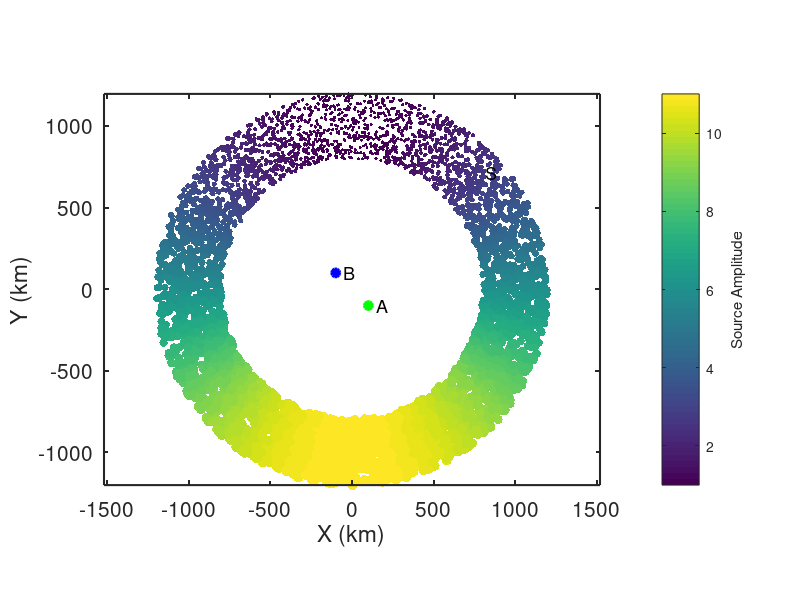

MATLAB code to generate this figure: (Note: this script raises an error after producing the figure.)
% Simulate ambient noise within a homogeneous, isotropic, acoustic half-space 
% for random sources that form a finite-width donut with an azimuthal
% dependence to source amplitude.
%
% jbrussell - 7/2023

clear; close all;

addpath('../functions/');

dx = 10; % km
x = [-1000:dx:1000]; % km
y = [-1000:dx:1000]; % km
dt = 1; % sec
Ndays = 10;
t = [0:dt:60*60]; % [sec] daily time axis

% Location of virtual source (A)
x_Asrc = 100; % km
y_Asrc = -100; % km

% Location of receiver (B)
x_Brec = -100; % km
y_Brec = 100; % km

% Location of "source" ring (S)
N_sources = 5000; % Number of sources
N_excite = 1; % number of times to randomly excite each Source each hour
dr_S = 200; % [km] width of annulus, S
r_S = 1000 + (dr_S*2*rand(N_sources,1)' - dr_S); %1000; % [km] radius of source ring
% dtheta = 0.1;
theta_S = 360*rand(N_sources,1)'; %[0:dtheta:360-dtheta];
% r_S(theta_S>90 & theta_S<180) = []; % remove sector of sources
% theta_S(theta_S>90 & theta_S<180) = []; % remove sector of sources
x_S = r_S.*sind(theta_S);
y_S = r_S.*cosd(theta_S);
% amp_S = ones(size(x_S)); % amplitude of sources
amp_S = ones(size(theta_S)) .* (cosd(theta_S-180)*5+6); % amplitude of sources

% Medium properties
vel = 3.5; % [km/s] velocity of medium

% Define source type
source_type = 'ricker'; % 'ricker' or 'microseism'
% RICKER  (impulsive source)
f_cent = 1/8; % 1/100; % [1/s] dominant frequency of Ricker wavelet
% MICROSEISM  (continuous source)
fmin = 1/10; % minimum frequency to sum over
fmax = 1/3; % maximum frequency to sum over


figure(98); clf;
box on; hold on;
plot(x_Asrc,y_Asrc,'og','linewidth',2,'MarkerFaceColor','g');
text(x_Asrc+50,y_Asrc,'A','fontsize',13);
plot(x_Brec,y_Brec,'ob','linewidth',2,'MarkerFaceColor','b');
text(x_Brec+50,y_Brec,'B','fontsize',13);
scatter(x_S,y_S,amp_S*5,amp_S,'o','filled');
text(x_S(1),y_S(1)+75,'S','fontsize',13);
axis square; axis equal;
set(gca,'fontsize',15,'linewidth',1.5,'layer','top');
xlabel('X (km)');
ylabel('Y (km)');
cb = colorbar;
ylabel(cb,'Source Amplitude');
colormap(viridis);

%% Generate wavefield at ring of sources S

% Build frequency and time axes
Nt = length(t);
Fs = 1./dt;
f = Fs*(0:(Nt/2))/Nt;
time = ([0:Nt-1]-floor(Nt/2))*dt;  % build lagtime vector for plotting
time = [time(time<0), time(time>=0)];

% Expected time between A and B
R_A_B = sqrt((x_Asrc-x_Brec).^2 + (y_Asrc-y_Brec).^2); % [km] distance from A to B
t_A_B = R_A_B ./ vel;

% Theoretical prediction of ccf from Goran's class notes
ccf_pre = real(1 ./ sqrt(t_A_B.^2 - time.^2));
A = 1;
J0_pre = besselj(0,2*pi*f*t_A_B) * A;

cohsum = zeros(size(t));
ccf_auto = zeros(size(t));
ihrs_total = 0;
ccf_all = {};
cohsum_all = {};
ccf_misfit = [];
for iday = 1:Ndays
    for ihr = 1 : (24/(max(t)/60/60))
        % Generate wavefields at A and B due to random noise at all Si
        Si_A = zeros(size(t));
        Si_B = zeros(size(t));
        for isrc = 1:length(x_S)
            R_Si_A = sqrt((x_Asrc-x_S(isrc)).^2 + (y_Asrc-y_S(isrc)).^2); % [km] distance from Si to A
            R_Si_B = sqrt((x_Brec-x_S(isrc)).^2 + (y_Brec-y_S(isrc)).^2); % [km] distance from Si to B

            % Loop through and generate sources, Si
            for ii = 1:N_excite
                if strcmp(source_type,'ricker')
                    % Ricker wavelet
                    % Generate random wavelet start times
                    tshift = max(t) .* rand(1,1);
                    Si_A = Si_A + amp_S(isrc) .* ricker_wavelet(t-tshift,R_Si_A,vel,f_cent);
                    Si_B = Si_B + amp_S(isrc) .* ricker_wavelet(t-tshift,R_Si_B,vel,f_cent);
                elseif strcmp(source_type,'microseism')
                    freq = f(f>=fmin & f<=fmax);
                    phi_rand = (2*pi)*rand(1,length(freq)); % random phase between [0,2*pi]
                    Si_A = Si_A + amp_S(isrc) .* microseism_source(t,R_Si_A,vel,freq,phi_rand);
                    Si_B = Si_B + amp_S(isrc) .* microseism_source(t,R_Si_B,vel,freq,phi_rand);
                else
                    error('Source type must be ''ricker'' or ''microseism''');
                end
            end
        end
        
        % Taper waveform
        Si_A = cos_taper(Si_A);
        Si_B = cos_taper(Si_B);

        % Calculate power spectra
        fftA = fft(Si_A);
        % fftA = spectrumwhiten_smooth(fftA,0.001);
%         P_A = abs(fftA/Nt);
%         P_A = P_A(1:Nt/2+1);
%         P_A(2:end-1) = 2*P_A(2:end-1);
        fftB = fft(Si_B);
        % fftB = spectrumwhiten_smooth(fftB,0.001);
%         P_B = abs(fftB/Nt);
%         P_B = P_B(1:Nt/2+1);
%         P_B(2:end-1) = 2*P_B(2:end-1);

        % Calculate cross-correlation (A --> B Causal; B --> A Acausal)
        cohsum = cohsum + fftB.*conj(fftA) ./ abs(fftB) ./ abs(fftA);
        ccf = real(ifft(cohsum,Nt)); % inverse FFT to get time domain
        ccf = fftshift(ccf); % rearrange values as [-lag lag]
        ccf = detrend(ccf);
        ccf = cos_taper(ccf);
        
        % Auto-correlation
%         ccf_auto = ccf_auto + xcorr(Si_A,Si_A,floor(length(t)/2));
        
        ihrs_total = ihrs_total + 1;
        ccf_all{ihrs_total} = ccf;
        cohsum_all{ihrs_total} = cohsum;
        ccf_misfit(ihrs_total) = sum((ccf_all{ihrs_total} ./ max(ccf_all{ihrs_total}) - ccf_pre ./ max(ccf_pre)).^2) / length(ccf_pre);
        
        if 1 && mod(ihrs_total,12)==0
            figure(99); clf;
            set(gcf,'position',[2         206        1730         814]);
            
            subplot(2,2,1); box on; hold on;
            plot(x_Asrc,y_Asrc,'og','linewidth',2,'MarkerFaceColor','g');
            text(x_Asrc+50,y_Asrc,'A','fontsize',13);
            plot(x_Brec,y_Brec,'ob','linewidth',2,'MarkerFaceColor','b');
            text(x_Brec+50,y_Brec,'B','fontsize',13);
            scatter(x_S,y_S,amp_S*5,amp_S,'o','filled');
            text(x_S(1),y_S(1)+75,'S','fontsize',13);
            axis square;
            set(gca,'fontsize',15,'linewidth',1.5,'layer','top');
            xlabel('X (km)');
            ylabel('Y (km)');
            cb = colorbar;
            ylabel(cb,'Source Amplitude');
            colormap(viridis);
            
            subplot(2,2,3); box on; hold on;
            plot([1:ihrs_total],ccf_misfit,'-b','linewidth',2);
            plot(ihrs_total,ccf_misfit(ihrs_total),'ok','linewidth',1,'markersize',12,'MarkerFaceColor','b');
            set(gca,'fontsize',15,'linewidth',1.5);
            xlabel('Data length (hr)');
            ylabel('Misfit');

            subplot(2,2,2); box on; hold on;
%             ccf_pre_conv = conv(ccf_pre,ccf_auto,'same');
            plot(time,ccf_all{ihrs_total} ./ max(ccf_all{ihrs_total}),'-k','linewidth',2);
            plot(time,ccf_pre ./ max(ccf_pre),'-r','linewidth',1);
%             plot(time,ccf_pre_conv ./ max(ccf_pre_conv),'--g','linewidth',1);
            set(gca,'fontsize',15,'linewidth',1.5)
            xlim([-200 200]);
            title([num2str(ihrs_total),' hrs']);
            xlabel('Lag Time (s)');
            ylabel('CCF_{A,B}');

            P_ccf = abs(cohsum_all{ihrs_total}/Nt);
            P_ccf = P_ccf(1:Nt/2+1);
            P_ccf(2:end-1) = 2*P_ccf(2:end-1);

%             subplot(2,1,2); box on; hold on;
%             plot(1./f,P_ccf,'-b');
%             plot(1./f,smooth(P_ccf,20),'-k','linewidth',2);
%             plot(1./f_cent*[1 1],[min(P_ccf) max(P_ccf)],'--r','linewidth',1.5);
%             % xlim([0 500]);
%             set(gca,'fontsize',15,'linewidth',1.5,'xscale','log','yscale','log')
%             xlabel('Period (s)');

            subplot(2,2,4); box on; hold on;
            J0 = real(cohsum_all{ihrs_total}(1:Nt/2+1));
            plot(f,J0 ./ rms(J0),'-b');
            plot(f,smooth(J0,10) ./ rms(J0),'-k','linewidth',2);
            plot(f,J0_pre ./ rms(J0_pre),'-r','linewidth',1);
            plot(f_cent*[1 1],[0 1],'--r','linewidth',1.5);
            % xlim([0 500]);
            set(gca,'fontsize',15,'linewidth',1.5,'xscale','linear','yscale','linear')
            xlabel('Freq (Hz)');
            ylabel('J_0');
            xlim([0 max(f)]);

            drawnow;
        end
    end
end

%%
clear OUTmovie

is_movieout = 1;

if is_movieout
        
    OUTmovie(length(1:1:ihrs_total)) = struct('cdata',[],'colormap',[]);
    OUTit = 0;
    for ii = 1:1:ihrs_total
    
        figure(3); clf;
        set(gcf,'position',[2         206        1730         814]);
        
        subplot(2,2,1); box on; hold on;
        plot(x_Asrc,y_Asrc,'og','linewidth',2,'MarkerFaceColor','g');
        text(x_Asrc+50,y_Asrc,'A','fontsize',13);
        plot(x_Brec,y_Brec,'ob','linewidth',2,'MarkerFaceColor','b');
        text(x_Brec+50,y_Brec,'B','fontsize',13);
        scatter(x_S,y_S,amp_S*5,amp_S,'o','filled');
        text(x_S(1),y_S(1)+75,'S','fontsize',13);
        axis square; axis equal;
        set(gca,'fontsize',15,'linewidth',1.5,'layer','top');
        xlabel('X (km)');
        ylabel('Y (km)');
        cb = colorbar;
        ylabel(cb,'Source Amplitude');
        colormap(viridis);
        
        subplot(2,2,3); box on; hold on;
        plot([1:ii],ccf_misfit(1:ii),'-b','linewidth',2);
        plot(ii,ccf_misfit(ii),'ok','linewidth',1,'markersize',12,'MarkerFaceColor','b');
        set(gca,'fontsize',15,'linewidth',1.5);
        xlim([0 length(ccf_misfit)]);
        ylim([0 max(ccf_misfit)]);
        xlabel('Data length (hr)');
        ylabel('Misfit');
        
        subplot(2,2,2); box on; hold on;
%         ccf_pre_conv = conv(ccf_pre,ccf_auto,'same');
        plot(time,ccf_all{ii} ./ max(ccf_all{ii}),'-k','linewidth',2);
        plot(time,ccf_pre ./ max(ccf_pre),'-r','linewidth',1);
%         plot(time,ccf_pre_conv ./ max(ccf_pre_conv),'--g','linewidth',1);
        set(gca,'fontsize',15,'linewidth',1.5)
        xlim([-200 200]);
        ylim([-0.3 1.1]);
        title([num2str(ii),' hrs']);
        xlabel('Lag Time (s)');
        ylabel('CCF_{A,B}');

        P_ccf = abs(cohsum_all{ii}/Nt);
        P_ccf = P_ccf(1:Nt/2+1);
        P_ccf(2:end-1) = 2*P_ccf(2:end-1);

%         subplot(2,1,2); box on; hold on;
%         plot(1./f,P_ccf,'-b');
%         plot(1./f,smooth(P_ccf,20),'-k','linewidth',2);
%         plot(1./f_cent*[1 1],[min(P_ccf) max(P_ccf)],'--r','linewidth',1.5);
%         % xlim([0 500]);
%         set(gca,'fontsize',15,'linewidth',1.5,'xscale','log','yscale','log')
%         xlabel('Period (s)');
        
        subplot(2,2,4); box on; hold on;
        J0 = real(cohsum_all{ii}(1:Nt/2+1));
        plot(f,J0 ./ rms(J0),'-b');
        plot(f,smooth(J0,10) ./ rms(J0),'-k','linewidth',2);
        plot(f,J0_pre ./ rms(J0_pre),'-r','linewidth',1);
        plot(f_cent*[1 1],[0 1],'--r','linewidth',1.5);
        % xlim([0 500]);
        set(gca,'fontsize',15,'linewidth',1.5,'xscale','linear','yscale','linear')
        xlabel('Freq (Hz)');
        ylabel('J_0');
        xlim([0 max(f)]);

        drawnow;

        OUTit = OUTit + 1;
        rect = get(gcf,'Position'); rect(1:2) = [0 0]; 
        OUTmovie(OUTit) = getframe(gcf,rect);
    end
    
    vid = VideoWriter(['noise_ccf_build_Sdonut_spurious','.avi']);
    vid.FrameRate = 10;
    open(vid);
    OUTmovie(1) = [];
    writeVideo(vid,OUTmovie);
    close(vid);
end
